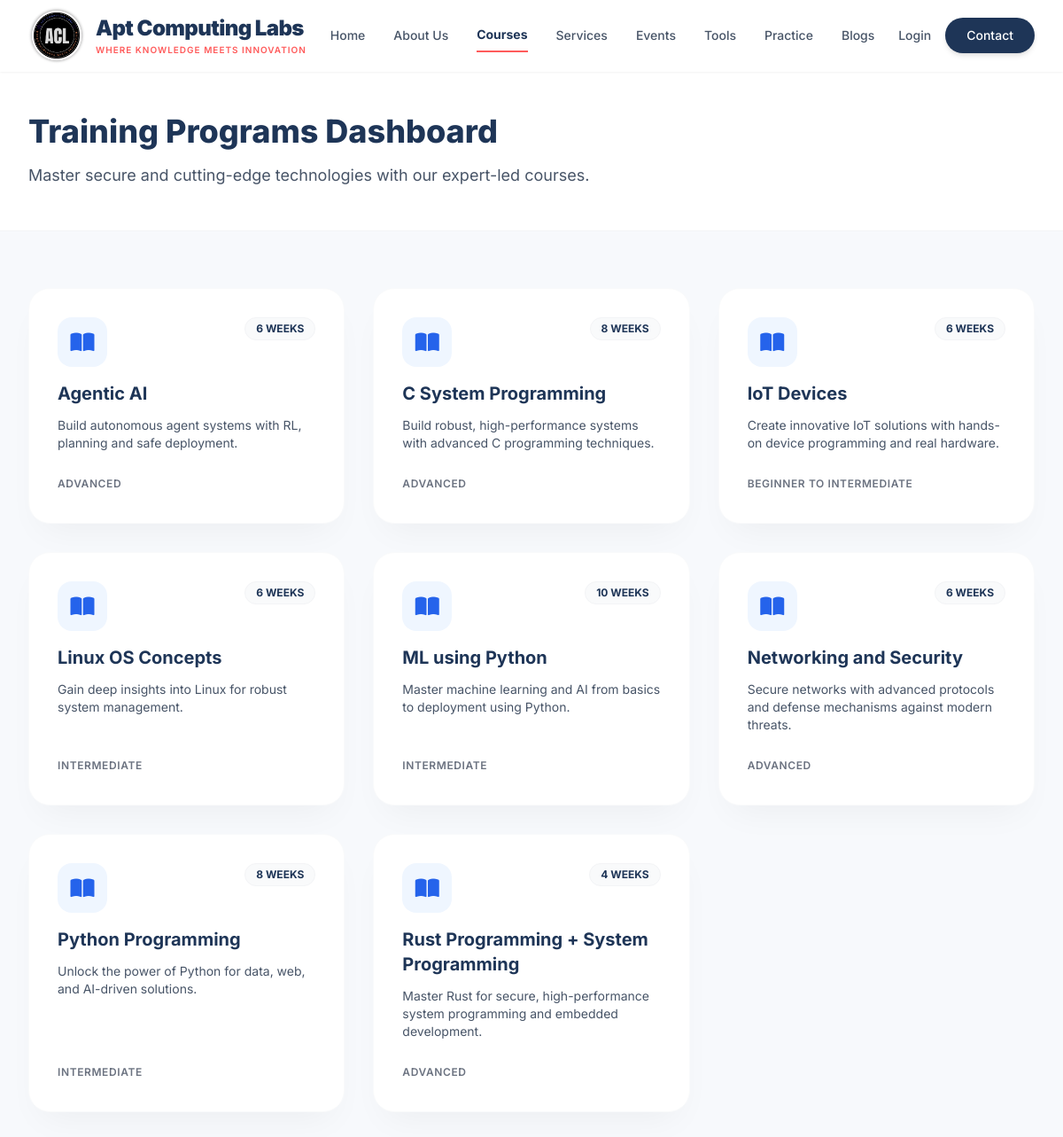
Page /courses/ on the committed database.
### courses/models.py (models this page shows, shortened)
class Course(models.Model):
    title = models.CharField(max_length=200)
    slug = models.SlugField(max_length=200, unique=True)
    short_description = models.CharField(max_length=500, blank=True)
    description = models.TextField(blank=True)
    duration_weeks = models.PositiveIntegerField(default=0)
    duration_hours = models.PositiveIntegerField(default=0)
    skill_level = models.CharField(max_length=50, blank=True)
    technologies = models.CharField(max_length=200, blank=True, help_text="Comma separated list, e.g., 'Rust, Linux'")
    image = models.URLField(blank=True, null=True)

### courses/views.py (the view)
# urls.py: path('', views.CourseListView.as_view(), name='list'),
class CourseListView(ListView):
    model = Course
    template_name = 'courses/list.html'
    context_object_name = 'courses'
    def get_queryset(self):
        qs = list(super().get_queryset().order_by('title'))
        seen = set()
        unique = []
        for c in qs:
            key = (c.title or '').strip().lower()
            if key and key not in seen:
                seen.add(key)
                unique.append(c)
        return unique

### templates/courses/list.html (shortened to what this page needs)
{% extends 'tailwind_base.html' %}
{% load static %}
{% block content %}
    <div class="pt-32 pb-12 bg-white border-b border-gray-100">
        <div class="max-w-7xl mx-auto px-4 sm:px-6 lg:px-8">
            <h1 class="text-4xl font-extrabold text-brand-navy mb-4">Training Programs Dashboard</h1>
            <p class="text-lg text-brand-textSecondary">Master secure and cutting-edge technologies with our expert-led courses.</p>
        </div>
    </div>
    <div class="py-16 max-w-7xl mx-auto px-4 sm:px-6 lg:px-8 min-h-screen">
        <div class="grid grid-cols-1 md:grid-cols-2 lg:grid-cols-3 gap-8">
            {% for course in courses %}
            <a href="{% url 'courses:detail' course.slug %}" class="block group">
                <div class="bg-white rounded-3xl p-8 shadow-premium hover:shadow-premium-hover transition-all duration-300 transform hover:-translate-y-2 border border-gray-50 h-full flex flex-col">
                    <div class="flex justify-between items-start mb-4">
                        <div class="w-14 h-14 bg-blue-50 rounded-2xl flex items-center justify-center group-hover:bg-brand-navy transition-colors duration-300">
                            <i class="fas fa-book-open text-2xl text-blue-600 group-hover:text-white transition-colors duration-300"></i>
                        </div>
                        <span class="inline-block px-3 py-1 bg-gray-50 rounded-full text-xs font-bold text-brand-navy border border-gray-100">
                            {% if course.duration_weeks %}{{ course.duration_weeks }} WEEKS{% else %}{{ course.duration_hours }} HOURS{% endif %}
                        </span>
                    </div>
                    <h3 class="text-xl font-bold text-brand-navy mb-3 group-hover:text-brand-coral transition-colors">{{ course.title }}</h3>
                    <p class="text-sm text-brand-textSecondary mb-6 flex-grow">
                        {{ course.short_description|default:course.description|truncatewords:20 }}
                    </p>
                    <div class="flex items-center justify-between mt-auto">
                        <div class="flex flex-wrap gap-2">
                            {% if course.skill_level %}
                            <span class="text-xs text-gray-500 uppercase tracking-wider font-semibold">{{ course.skill_level }}</span>
                            {% endif %}
                        </div>
                    </div>
                </div>
            </a>
            {% empty %}
            <div class="col-span-3 text-center py-20">
                <i class="fas fa-folder-open text-6xl text-gray-200 mb-4"></i>
                <h3 class="text-2xl font-bold text-brand-navy">No courses available yet</h3>
                <p class="text-brand-textSecondary mt-2">Check back later for exciting new programs.</p>
            </div>
            {% endfor %}
        </div>
    </div>
{% endblock %}

### rows in the picture
Course: duration_weeks "6", title "Agentic AI", short_description "Build autonomous agent systems with RL, planning and safe deployment.", skill_level "ADVANCED"
Course: duration_weeks "8", title "C System Programming", short_description "Build robust, high-performance systems with advanced C programming techniques.", skill_level "ADVANCED"
Course: duration_weeks "6", title "IoT Devices", short_description "Create innovative IoT solutions with hands-on device programming and real hardware.", skill_level "BEGINNER TO INTERMEDIATE"
Course: duration_weeks "6", title "Linux OS Concepts", short_description "Gain deep insights into Linux for robust system management.", skill_level "INTERMEDIATE"
Course: duration_weeks "10", title "ML using Python", short_description "Master machine learning and AI from basics to deployment using Python.", skill_level "INTERMEDIATE"
Course: duration_weeks "6", title "Networking and Security", short_description "Secure networks with advanced protocols and defense mechanisms against modern threats.", skill_level "ADVANCED"
Course: duration_weeks "8", title "Python Programming", short_description "Unlock the power of Python for data, web, and AI-driven solutions.", skill_level "INTERMEDIATE"
Course: duration_weeks "4", title "Rust Programming + System Programming", short_description "Master Rust for secure, high-performance system programming and embedded development.", skill_level "ADVANCED"
